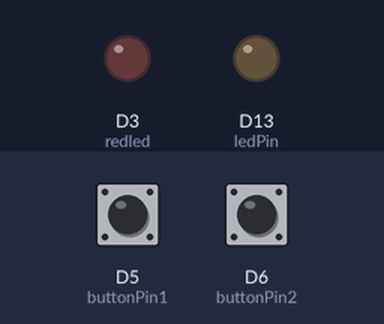
Simulated run of this sketch. Board: Arduino Nano 33 IoT. Shown: output pins drawn as LEDs (lit = HIGH). Inputs (shaded band) come from the test bench; at power-on: D6 (buttonPin2) HIGH, D5 (buttonPin1) HIGH. Nothing arrives over Bluetooth unless stated; what the sketch prints to the serial monitor is not drawn.

Above: at 1.7 s.
1.8 s: D6 (buttonPin2) pulled LOW for 0.15 s
At 2.0 s:
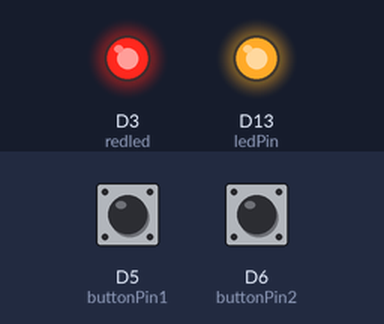
Timing chart, 0 to 4.8 s (numbered marks = the images above; inputs shaded):
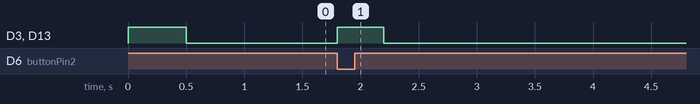

Measured:
- after the input at 1.8 s, D3 (redled), D13 (ledPin): LOW → HIGH at once, → LOW 0.40 s later

The sketch:

Peripheral_Pole.ino
```cpp
/*

  Joseph Del Toro
  3/25/2024
  Release: Final
  UVM SEED Team 3:

  This is the BLE peripheral Code to the Auto Lift Heel riser, all code is modifed from the arduino BLE
  library example.
  This code resides in the arduino that is inside a ski pole.
  It Creates a BLE Characteristic that the BLE central device can connect to, Once connected Data is only sent once a button press
  is detected on the ski pole.


  FUNCTOINS:
  Void setup() # initialize the Serial communication and pins
      PinMode(Pin,State) #Used to initialize the button and Leds pins. Input Pin number or name, and the state: (Ouput or input, or inputPullup which includes a resistor).

  BLE.setLocalName #Set the local name of our device

  BLE.setAdvertsiedService() # input our actual service, and begin broadcasting on the BLE bandwidth. Returns nothing, no functions call it

  ledService.addCharacteristic() #adds characteristic to the LED service. Input: characteristics with UUID. Returns nothing, no functions call it

Void Loop() # constantly loops, preforms no actions unless a button press is detected. If a press is detected the appropriate value will be uploaded to the button characteristic.
buttonCharacteristic.writeValue() # updates button Characteristic with a (0x01) or (0x02) depending on the pressed button. Not called by any other function. Will not return anything


*/

#include <ArduinoBLE.h>

const int ledPin = LED_BUILTIN; // set ledPin to on-board LED
const int buttonPin1 = 5;
const int buttonPin2 = 6;
const int redled = 3;

BLEService ledService("19B10010-E8F2-537E-4F6C-D104768A1214"); // Not used but left in not to break code

// create switch characteristic and allow remote device to read and write
BLEByteCharacteristic ledCharacteristic("19B10012-E8F2-537E-4F6C-D104768A1214", BLERead | BLEWrite);
// create button characteristic and allow remote device to get notifications
BLEByteCharacteristic buttonCharacteristic("19B10011-E8F2-537E-4F6C-D104768A1214", BLERead | BLENotify);

void setup() {
  Serial.begin(9600);
  //while (!Serial);  IMPORTANT: IF you are connected via computer usb, uncomment this code. IF connected via battery power keep code commented out!

  pinMode(ledPin, OUTPUT);
  pinMode(buttonPin1, INPUT_PULLUP);
  pinMode(buttonPin2, INPUT_PULLUP);
  pinMode(redled,OUTPUT);

  // begin initialization
  if (!BLE.begin()) {
    Serial.println("starting Bluetooth® Low Energy module failed!");

    while (1);
  }


  BLE.setLocalName("DelToro");
  // set the UUID for the service this peripheral advertises:
  BLE.setAdvertisedService(ledService);

  // add the characteristics to the service
  ledService.addCharacteristic(ledCharacteristic);
  ledService.addCharacteristic(buttonCharacteristic);

  // add the service
  BLE.addService(ledService);

  ledCharacteristic.writeValue(0);
  buttonCharacteristic.writeValue(0);

  BLE.advertise();

  Serial.println("Bluetooth® device active, waiting for connections...");
  digitalWrite(ledPin,HIGH);
  digitalWrite(redled,HIGH);
  delay(500);
  digitalWrite(ledPin,LOW);
  digitalWrite(redled,LOW);
}

void loop() {
  // poll for Bluetooth® Low Energy events
  BLE.poll();
  int buttonValue1 = digitalRead(buttonPin1);
  int buttonValue2 = digitalRead(buttonPin2);

  // check if the button state has changed from high to low
  static bool buttonWasHigh1 = true;
  static bool buttonWasHigh2 = true;


  if (buttonValue1 == LOW && buttonWasHigh1) {
    // update characteristics only if button changes from high to low

    ledCharacteristic.writeValue(1); // Left because code breaks without these characteristics
    buttonCharacteristic.writeValue(1); // Button state is pressed
    digitalWrite(ledPin, HIGH);

    delay(400);

    digitalWrite(ledPin,LOW);
    buttonWasHigh1 = false;
  } else if (buttonValue1 == HIGH) {
    // reset the button state tracking when button goes back to high

    digitalWrite(ledPin,LOW);
    buttonWasHigh1 = true;
  }


   if (buttonValue2 == LOW && buttonWasHigh2) {
    // update characteristics only if button changes from high to low

    ledCharacteristic.writeValue(2); // LED Char does nothing, here so code doesn't break
    buttonCharacteristic.writeValue(2); // Button state is pressed
    digitalWrite(ledPin, HIGH);
    digitalWrite(redled,HIGH);

    delay(400);
    digitalWrite(redled,LOW);

    buttonWasHigh2 = false;
  } else if (buttonValue2 == HIGH) {
    // reset the button state tracking when button goes back to high
    //buttonCharacteristic.writeValue(2);
    digitalWrite(ledPin,LOW);
    buttonWasHigh2 = true;
  }


}
```
